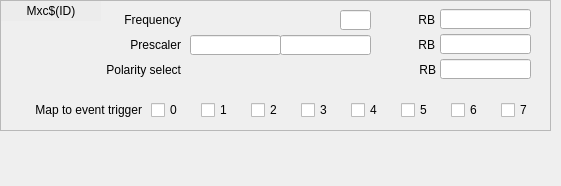
<?xml version="1.0" encoding="UTF-8"?>
<ui version="4.0">
 <class>Form</class>
 <widget class="QWidget" name="Form">
  <property name="geometry">
   <rect>
    <x>0</x>
    <y>0</y>
    <width>561</width>
    <height>186</height>
   </rect>
  </property>
  <property name="windowTitle">
   <string>Form</string>
  </property>
  <widget class="QFrame" name="frame">
   <property name="geometry">
    <rect>
     <x>0</x>
     <y>0</y>
     <width>551</width>
     <height>131</height>
    </rect>
   </property>
   <property name="frameShape">
    <enum>QFrame::StyledPanel</enum>
   </property>
   <property name="frameShadow">
    <enum>QFrame::Raised</enum>
   </property>
   <widget class="QLabel" name="label_34">
    <property name="geometry">
     <rect>
      <x>110</x>
      <y>10</y>
      <width>71</width>
      <height>20</height>
     </rect>
    </property>
    <property name="text">
     <string>Frequency</string>
    </property>
    <property name="alignment">
     <set>Qt::AlignRight|Qt::AlignTrailing|Qt::AlignVCenter</set>
    </property>
   </widget>
   <widget class="QLabel" name="label_30">
    <property name="geometry">
     <rect>
      <x>70</x>
      <y>60</y>
      <width>111</width>
      <height>20</height>
     </rect>
    </property>
    <property name="text">
     <string>Polarity select</string>
    </property>
    <property name="alignment">
     <set>Qt::AlignRight|Qt::AlignTrailing|Qt::AlignVCenter</set>
    </property>
   </widget>
   <widget class="caChoice" name="cachoice_2">
    <property name="geometry">
     <rect>
      <x>190</x>
      <y>60</y>
      <width>151</width>
      <height>20</height>
     </rect>
    </property>
    <property name="toolTip">
     <string>Reverses the output polarity. When set, changes the output from normally low to normally high.</string>
    </property>
    <property name="channel" stdset="0">
     <string notr="true">$(EVG):Mxc$(ID)-Polarity-Sel</string>
    </property>
    <property name="foreground">
     <color>
      <red>0</red>
      <green>0</green>
      <blue>0</blue>
     </color>
    </property>
    <property name="background">
     <color>
      <red>212</red>
      <green>219</green>
      <blue>157</blue>
     </color>
    </property>
    <property name="bordercolor">
     <color>
      <red>0</red>
      <green>0</green>
      <blue>0</blue>
     </color>
    </property>
    <property name="colorMode">
     <enum>caChoice::Static</enum>
    </property>
    <property name="stackingMode" stdset="0">
     <enum>caChoice::Column</enum>
    </property>
    <property name="endBit">
     <number>1</number>
    </property>
   </widget>
   <widget class="caLineEdit" name="calineedit_11">
    <property name="geometry">
     <rect>
      <x>440</x>
      <y>59</y>
      <width>91</width>
      <height>20</height>
     </rect>
    </property>
    <property name="alignment">
     <set>Qt::AlignLeading|Qt::AlignLeft|Qt::AlignVCenter</set>
    </property>
    <property name="channel" stdset="0">
     <string notr="true">$(EVG):Mxc$(ID)-Polarity-RB</string>
    </property>
   </widget>
   <widget class="caLabel" name="calabel_2">
    <property name="geometry">
     <rect>
      <x>1</x>
      <y>1</y>
      <width>100</width>
      <height>20</height>
     </rect>
    </property>
    <property name="styleSheet">
     <string notr="true">background-color: rgb(236, 236, 236, 255);</string>
    </property>
    <property name="text">
     <string>Mxc$(ID)</string>
    </property>
    <property name="alignment">
     <set>Qt::AlignCenter</set>
    </property>
   </widget>
   <widget class="QLabel" name="label_38">
    <property name="geometry">
     <rect>
      <x>120</x>
      <y>35</y>
      <width>61</width>
      <height>20</height>
     </rect>
    </property>
    <property name="text">
     <string>Prescaler</string>
    </property>
    <property name="alignment">
     <set>Qt::AlignRight|Qt::AlignTrailing|Qt::AlignVCenter</set>
    </property>
   </widget>
   <widget class="QLabel" name="label_39">
    <property name="geometry">
     <rect>
      <x>415</x>
      <y>35</y>
      <width>20</width>
      <height>20</height>
     </rect>
    </property>
    <property name="text">
     <string>RB</string>
    </property>
    <property name="alignment">
     <set>Qt::AlignRight|Qt::AlignTrailing|Qt::AlignVCenter</set>
    </property>
   </widget>
   <widget class="caLineEdit" name="calineedit_12">
    <property name="geometry">
     <rect>
      <x>440</x>
      <y>9</y>
      <width>91</width>
      <height>20</height>
     </rect>
    </property>
    <property name="alignment">
     <set>Qt::AlignLeading|Qt::AlignLeft|Qt::AlignVCenter</set>
    </property>
    <property name="channel" stdset="0">
     <string notr="true">$(EVG):Mxc$(ID)-Frequency-RB</string>
    </property>
    <property name="unitsEnabled">
     <bool>true</bool>
    </property>
   </widget>
   <widget class="caLineEdit" name="calineedit_13">
    <property name="geometry">
     <rect>
      <x>440</x>
      <y>34</y>
      <width>91</width>
      <height>20</height>
     </rect>
    </property>
    <property name="alignment">
     <set>Qt::AlignLeading|Qt::AlignLeft|Qt::AlignVCenter</set>
    </property>
    <property name="channel" stdset="0">
     <string notr="true">$(EVG):Mxc$(ID)-Prescaler-RB</string>
    </property>
    <property name="formatType">
     <enum>caLineEdit::hexadecimal</enum>
    </property>
   </widget>
   <widget class="QLabel" name="label_32">
    <property name="geometry">
     <rect>
      <x>415</x>
      <y>60</y>
      <width>21</width>
      <height>20</height>
     </rect>
    </property>
    <property name="text">
     <string>RB</string>
    </property>
    <property name="alignment">
     <set>Qt::AlignRight|Qt::AlignTrailing|Qt::AlignVCenter</set>
    </property>
   </widget>
   <widget class="QLabel" name="label_37">
    <property name="geometry">
     <rect>
      <x>415</x>
      <y>10</y>
      <width>20</width>
      <height>20</height>
     </rect>
    </property>
    <property name="text">
     <string>RB</string>
    </property>
    <property name="alignment">
     <set>Qt::AlignRight|Qt::AlignTrailing|Qt::AlignVCenter</set>
    </property>
   </widget>
   <widget class="caSpinbox" name="caspinbox">
    <property name="geometry">
     <rect>
      <x>188</x>
      <y>10</y>
      <width>151</width>
      <height>20</height>
     </rect>
    </property>
    <property name="toolTip">
     <string/>
    </property>
    <property name="channel" stdset="0">
     <string notr="true">$(EVG):Mxc$(ID)-Frequency-SP</string>
    </property>
    <property name="background">
     <color>
      <red>212</red>
      <green>219</green>
      <blue>157</blue>
     </color>
    </property>
    <property name="fixedFormat">
     <bool>false</bool>
    </property>
   </widget>
   <widget class="caLineEdit" name="calineedit_14">
    <property name="geometry">
     <rect>
      <x>340</x>
      <y>10</y>
      <width>31</width>
      <height>20</height>
     </rect>
    </property>
    <property name="alignment">
     <set>Qt::AlignLeading|Qt::AlignLeft|Qt::AlignVCenter</set>
    </property>
    <property name="channel" stdset="0">
     <string notr="true">$(EVG):Mxc$(ID)-Frequency-SP.EGU</string>
    </property>
    <property name="unitsEnabled">
     <bool>true</bool>
    </property>
   </widget>
   <widget class="caTextEntry" name="catextentry_6">
    <property name="geometry">
     <rect>
      <x>190</x>
      <y>35</y>
      <width>91</width>
      <height>20</height>
     </rect>
    </property>
    <property name="channel" stdset="0">
     <string notr="true">$(EVG):Mxc$(ID)-Prescaler-SP</string>
    </property>
    <property name="background">
     <color>
      <red>212</red>
      <green>219</green>
      <blue>157</blue>
     </color>
    </property>
    <property name="colorMode">
     <enum>caLineEdit::Static</enum>
    </property>
    <property name="formatType">
     <enum>caLineEdit::hexadecimal</enum>
    </property>
   </widget>
   <widget class="caLineEdit" name="calineedit_15">
    <property name="geometry">
     <rect>
      <x>280</x>
      <y>35</y>
      <width>91</width>
      <height>20</height>
     </rect>
    </property>
    <property name="alignment">
     <set>Qt::AlignLeading|Qt::AlignLeft|Qt::AlignVCenter</set>
    </property>
    <property name="channel" stdset="0">
     <string notr="true">$(EVG):Mxc$(ID)-Prescaler-SP.EGU</string>
    </property>
    <property name="formatType">
     <enum>caLineEdit::hexadecimal</enum>
    </property>
   </widget>
   <widget class="QLabel" name="label_5">
    <property name="geometry">
     <rect>
      <x>1</x>
      <y>100</y>
      <width>141</width>
      <height>20</height>
     </rect>
    </property>
    <property name="text">
     <string>Map to event trigger</string>
    </property>
    <property name="alignment">
     <set>Qt::AlignRight|Qt::AlignTrailing|Qt::AlignVCenter</set>
    </property>
   </widget>
   <widget class="caToggleButton" name="catogglebutton_5">
    <property name="geometry">
     <rect>
      <x>251</x>
      <y>100</y>
      <width>41</width>
      <height>20</height>
     </rect>
    </property>
    <property name="text">
     <string>2</string>
    </property>
    <property name="channel" stdset="0">
     <string notr="true">$(EVG):Mxc$(ID)-TrigSrc2-SP</string>
    </property>
   </widget>
   <widget class="caToggleButton" name="catogglebutton_10">
    <property name="geometry">
     <rect>
      <x>501</x>
      <y>100</y>
      <width>41</width>
      <height>20</height>
     </rect>
    </property>
    <property name="text">
     <string>7</string>
    </property>
    <property name="channel" stdset="0">
     <string notr="true">$(EVG):Mxc$(ID)-TrigSrc7-SP</string>
    </property>
   </widget>
   <widget class="caToggleButton" name="catogglebutton_9">
    <property name="geometry">
     <rect>
      <x>451</x>
      <y>100</y>
      <width>41</width>
      <height>20</height>
     </rect>
    </property>
    <property name="text">
     <string>6</string>
    </property>
    <property name="channel" stdset="0">
     <string notr="true">$(EVG):Mxc$(ID)-TrigSrc6-SP</string>
    </property>
   </widget>
   <widget class="caToggleButton" name="catogglebutton_2">
    <property name="geometry">
     <rect>
      <x>151</x>
      <y>100</y>
      <width>41</width>
      <height>20</height>
     </rect>
    </property>
    <property name="text">
     <string>0</string>
    </property>
    <property name="channel" stdset="0">
     <string notr="true">$(EVG):Mxc$(ID)-TrigSrc0-SP</string>
    </property>
   </widget>
   <widget class="caToggleButton" name="catogglebutton_7">
    <property name="geometry">
     <rect>
      <x>351</x>
      <y>100</y>
      <width>41</width>
      <height>20</height>
     </rect>
    </property>
    <property name="text">
     <string>4</string>
    </property>
    <property name="channel" stdset="0">
     <string notr="true">$(EVG):Mxc$(ID)-TrigSrc4-SP</string>
    </property>
   </widget>
   <widget class="caToggleButton" name="catogglebutton_4">
    <property name="geometry">
     <rect>
      <x>201</x>
      <y>100</y>
      <width>41</width>
      <height>20</height>
     </rect>
    </property>
    <property name="text">
     <string>1</string>
    </property>
    <property name="channel" stdset="0">
     <string notr="true">$(EVG):Mxc$(ID)-TrigSrc1-SP</string>
    </property>
   </widget>
   <widget class="caToggleButton" name="catogglebutton_6">
    <property name="geometry">
     <rect>
      <x>301</x>
      <y>100</y>
      <width>41</width>
      <height>20</height>
     </rect>
    </property>
    <property name="text">
     <string>3</string>
    </property>
    <property name="channel" stdset="0">
     <string notr="true">$(EVG):Mxc$(ID)-TrigSrc3-SP</string>
    </property>
   </widget>
   <widget class="caToggleButton" name="catogglebutton_8">
    <property name="geometry">
     <rect>
      <x>401</x>
      <y>100</y>
      <width>41</width>
      <height>20</height>
     </rect>
    </property>
    <property name="text">
     <string>5</string>
    </property>
    <property name="channel" stdset="0">
     <string notr="true">$(EVG):Mxc$(ID)-TrigSrc5-SP</string>
    </property>
   </widget>
  </widget>
 </widget>
 <customwidgets>
  <customwidget>
   <class>caChoice</class>
   <extends>QWidget</extends>
   <header>caChoice</header>
  </customwidget>
  <customwidget>
   <class>caTextEntry</class>
   <extends>caLineEdit</extends>
   <header>caTextEntry</header>
  </customwidget>
  <customwidget>
   <class>caToggleButton</class>
   <extends>QCheckBox</extends>
   <header>caToggleButton</header>
  </customwidget>
  <customwidget>
   <class>caSpinbox</class>
   <extends>QFrame</extends>
   <header>caSpinbox</header>
  </customwidget>
  <customwidget>
   <class>caLabel</class>
   <extends>QLabel</extends>
   <header>caLabel</header>
  </customwidget>
  <customwidget>
   <class>caLineEdit</class>
   <extends>QLineEdit</extends>
   <header>caLineEdit</header>
  </customwidget>
 </customwidgets>
 <resources/>
 <connections/>
</ui>
